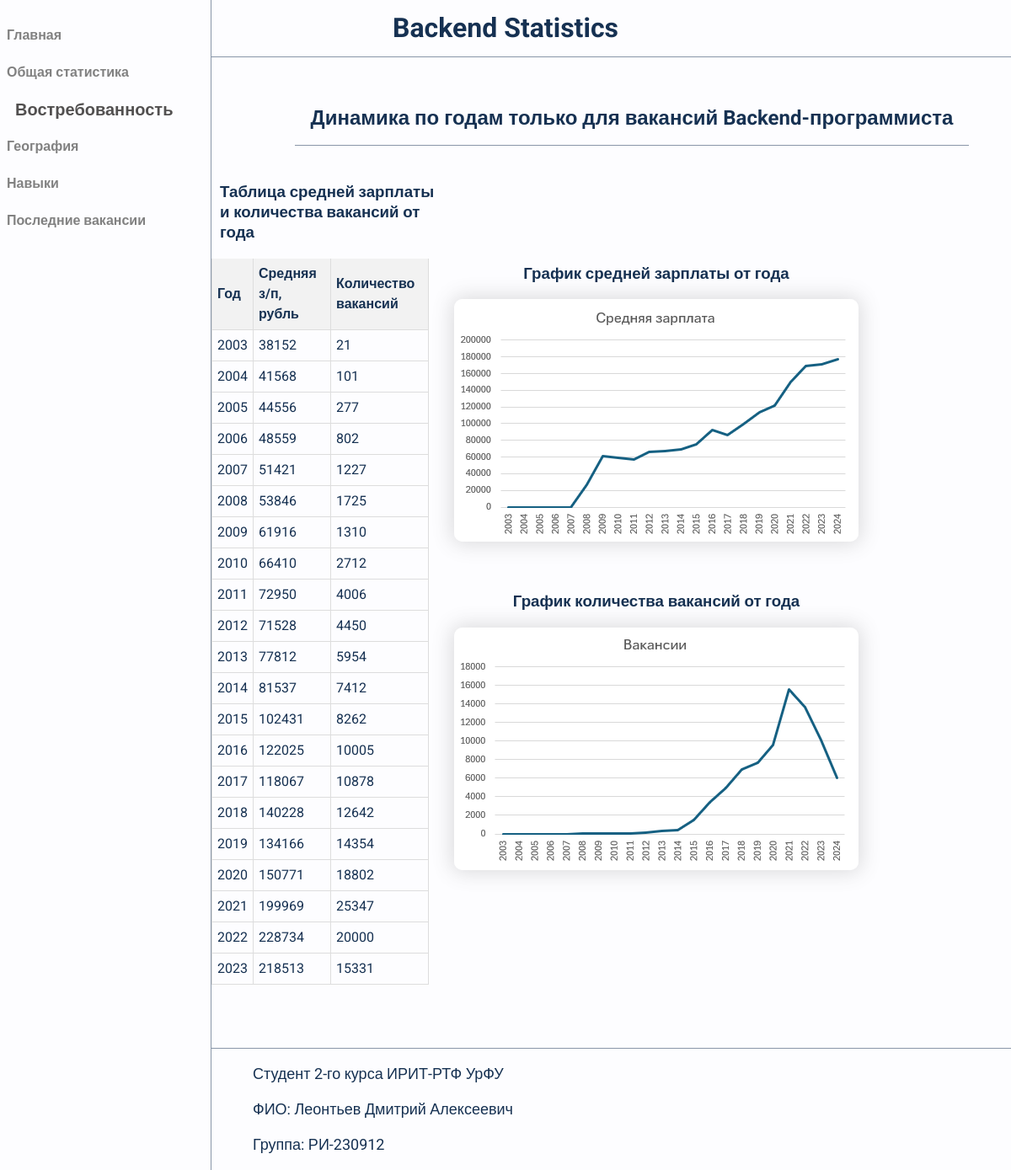
The app's page /relevance, older data.
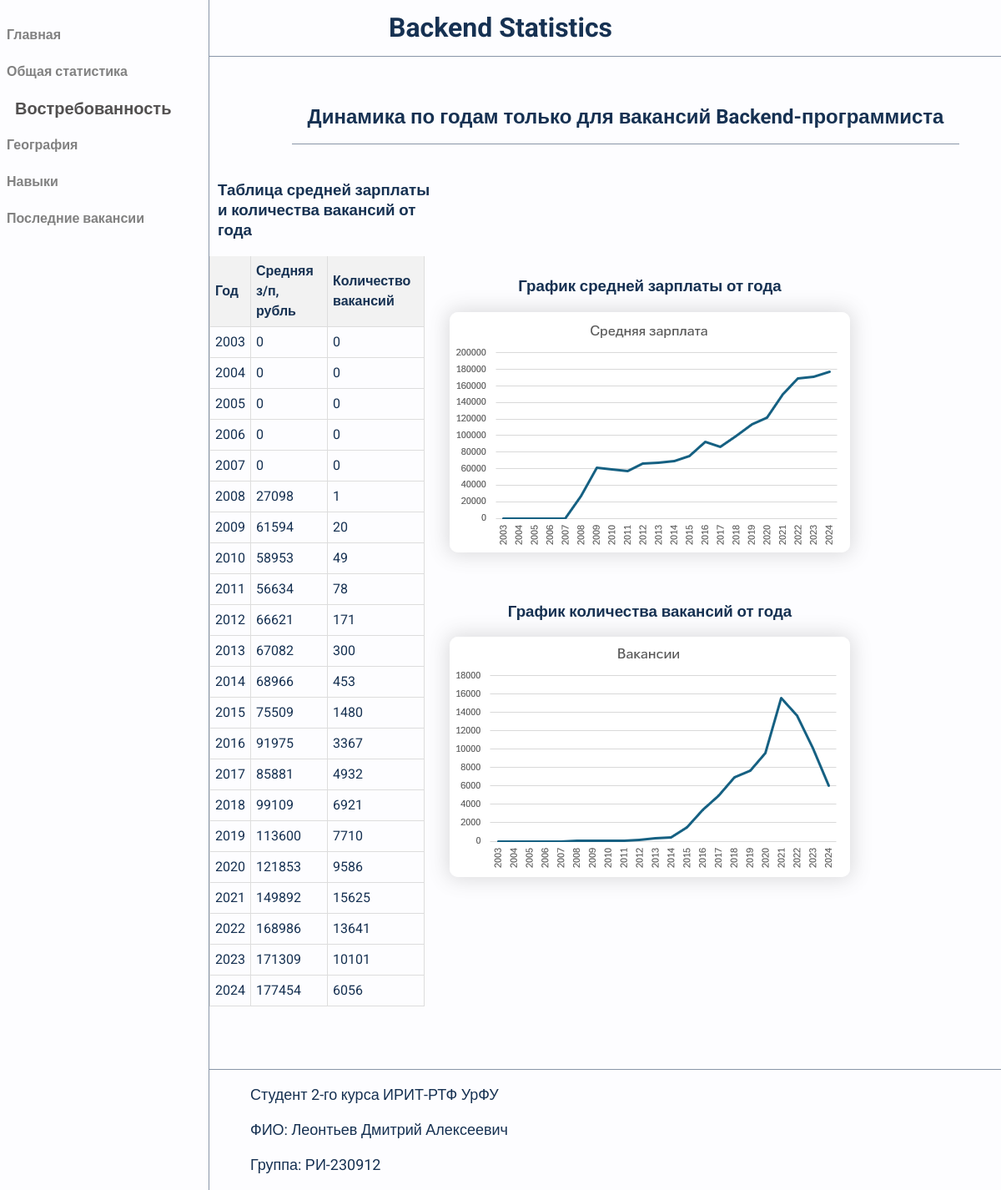
The same page, newer data.
### course_proj/models.py (models this page shows)
class StatisticYearOnlyVac(models.Model):
    year = models.IntegerField("Год")
    salary_avg = models.IntegerField("Средняя з/п")
    count = models.IntegerField("Количество вакансий")
    objects = models.Manager()
    class Meta:
        db_table = "stat_year_only_vac"
    pass

### course_proj/views.py (the view)
# urls.py: path('relevance',views.relevance_page),
def relevance_page(request):
    data_statyearvac = StatisticYearOnlyVac.objects.all().values()
    return render(request, "relevance.html",
{
            'data_statyearvac': data_statyearvac
        })

### course_proj/templates/relevance.html (shortened to what this page needs)
<!DOCTYPE html>
<html>
    <head>
        {% load static %}
        <link rel="stylesheet" href="static/css/style.css">
    </head>
    <body>
        <header>
            <h1 class="proj-name">Backend Statistics</h1>
        </header>
        <div class="sidenav">
		    <a href="/">Главная</a>
            <a href="/statistics">Общая статистика</a>
		    <a class="active" href="/relevance">Востребованность</a>
		    <a href="/area">География</a>
            <a href="/skills">Навыки</a>
            <a href="/vacancies">Последние вакансии</a>
	    </div>
        <main>
            <section class="dynamic all">
                <div class="subtitle border">
                    <h2>Динамика по годам только для вакансий Backend-программиста</h2>
                </div>
                <div class="dynamic vac ">
                    <div class="table-container">
                        <table class = "margin">
                            <h3>Таблица средней зарплаты и количества вакансий от года</h3>
                        <thead >
                            <tr>
                                <th class="year">Год</th>
                                <th>Средняя з/п, рубль</th>
                                <th>Количество вакансий</th>
                            </tr>
                        </thead>
                        <tbody>
                            {% for e in data_statyearvac %}
                                <tr id="answervac">
                                    <td>{{ e.year }}</td>
                                    <td>{{ e.salary_avg }}</td>
                                    <td>{{ e.count }}</td>
                                </tr>
                            {% endfor %}
                        </tbody>
                    </table>
                    </div>
                    <div class="imgs">
                        <h3>График средней зарплаты от года</h3>
                        <img class="avg_salary shadow" src="static/imgs/avg_back.png" alt="img" width="480" height="288">
                        <h3>График количества вакансий от года</h3>
                        <img class="count shadow" src="static/imgs/count_back.png" alt="img" width="480" height="288">
                    </div>
                </div>
            </section>
        </main>
        <footer>
            <p>Студент 2-го курса ИРИТ-РТФ УрФУ</p>
            <p>ФИО: Леонтьев Дмитрий Алексеевич</p>
            <p>Группа: РИ-230912</p>
        </footer>
    </body>
</html>

### course_proj/static/css/style.css (style rules this page uses)
body { width:auto; margin: 0 auto; font-family: "Roboto", sans-serif; font-size: 16px; line-height: 24px; color: #163152; background-color: #fdfdff; }
header { display:flex; justify-content:center; border-bottom: 1px solid rgba(22, 49, 82, 0.5); }
main { left:100px; margin-left:300px; margin-right:250px; }
div.subtitle { display: flex; justify-content:center; align-items: center; margin: 0 auto ; margin-top: 40px; margin-bottom:10px; width:800px; }
div.subtitle.border { border-bottom: 1px solid rgba(22, 49, 82, 0.5); }
p { font-size:18px; padding:0 0; }
img { border-radius: 10px; margin-bottom:40px; }
img.shadow { box-shadow: 0px 0px 23px 3px rgba(84, 84, 84, 0.2); }
footer { margin-top: 60px; border-top: 1px solid rgba(22, 49, 82, 0.5); }
footer>p { margin-left:300px; }
div.sidenav { height:100%; width:250px; position: fixed; z-index:1; top:0; left:0; background-color:#fdfdff; overflow-x: :hidden; padding-top:20px; border-right: 1px solid rgba(22, 49, 82, 0.5); }
div.sidenav a { padding:10px 8px 10px 8px; text-decoration: none; font-size:16px; font-weight:700; color: #818181; display:block; text-align:start; }
div.sidenav a.active { margin-left:10px; font-size:20px; color: #525050; }
div.dynamic { display:flex; justify-content:center; align-items: center; padding:15px; }
table { border-collapse: collapse; width:100%; }
table.margin { margin-right:20px; }
.table-container { display: grid; place-items: center; width:60%; }
th, td { text-align: left; padding: 6px; border-bottom: 1px solid #ddd; border-left:1px solid #ddd; border-right:1px solid #ddd; }
th { background-color: #f2f2f2; }
div.imgs { display: grid; place-items: center; margin:20px; width:600px; }
section.dynamic { margin-left:50px; }

Row changes from the older to the newer data that the page shows:
changed StatisticYearOnlyVac (number 1 of 22 on the later page): salary_avg "38152" → "0"; count "21" → "0"
changed StatisticYearOnlyVac (number 2 of 22 on the later page): salary_avg "41568" → "0"; count "101" → "0"
changed StatisticYearOnlyVac (number 3 of 22 on the later page): salary_avg "44556" → "0"; count "277" → "0"
changed StatisticYearOnlyVac (number 4 of 22 on the later page): salary_avg "48559" → "0"; count "802" → "0"
changed StatisticYearOnlyVac (number 5 of 22 on the later page): salary_avg "51421" → "0"; count "1227" → "0"
changed StatisticYearOnlyVac (number 6 of 22 on the later page): salary_avg "53846" → "27098"; count "1725" → "1"
changed StatisticYearOnlyVac (number 7 of 22 on the later page): salary_avg "61916" → "61594"; count "1310" → "20"
changed StatisticYearOnlyVac (number 8 of 22 on the later page): salary_avg "66410" → "58953"; count "2712" → "49"
changed StatisticYearOnlyVac (number 9 of 22 on the later page): salary_avg "72950" → "56634"; count "4006" → "78"
changed StatisticYearOnlyVac (number 10 of 22 on the later page): salary_avg "71528" → "66621"; count "4450" → "171"
changed StatisticYearOnlyVac (number 11 of 22 on the later page): salary_avg "77812" → "67082"; count "5954" → "300"
changed StatisticYearOnlyVac (number 12 of 22 on the later page): salary_avg "81537" → "68966"; count "7412" → "453"
changed StatisticYearOnlyVac (number 13 of 22 on the later page): salary_avg "102431" → "75509"; count "8262" → "1480"
changed StatisticYearOnlyVac (number 14 of 22 on the later page): salary_avg "122025" → "91975"; count "10005" → "3367"
changed StatisticYearOnlyVac (number 15 of 22 on the later page): salary_avg "118067" → "85881"; count "10878" → "4932"
changed StatisticYearOnlyVac (number 16 of 22 on the later page): salary_avg "140228" → "99109"; count "12642" → "6921"
changed StatisticYearOnlyVac (number 17 of 22 on the later page): salary_avg "134166" → "113600"; count "14354" → "7710"
changed StatisticYearOnlyVac (number 18 of 22 on the later page): salary_avg "150771" → "121853"; count "18802" → "9586"
changed StatisticYearOnlyVac (number 19 of 22 on the later page): salary_avg "199969" → "149892"; count "25347" → "15625"
changed StatisticYearOnlyVac (number 20 of 22 on the later page): salary_avg "228734" → "168986"; count "20000" → "13641"
changed StatisticYearOnlyVac (number 21 of 22 on the later page): salary_avg "218513" → "171309"; count "15331" → "10101"
added StatisticYearOnlyVac: year "2024", salary_avg "177454", count "6056"
